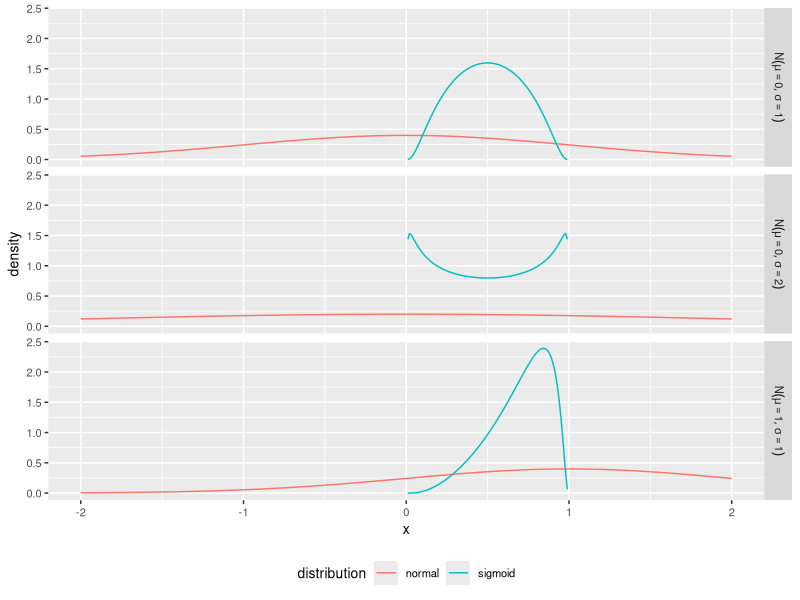

The R script that drew this image:

library(ggplot2)

sigmoid = function (x) {
  return(1/(1 + exp(-x)))
}

sigmoid.inv = function (y) {
  return(-log(1/y - 1))
}

sigmoid.inv.diff = function (y) {
  return(-1/(y*(y - 1)))
}

sigmoid.dist = function (y, mean, sd) {
  return (dnorm(sigmoid.inv(y), mean=mean, sd=sd) * sigmoid.inv.diff(y))
}

settings = data.frame(mu=c(0, 1, 0), mean=c(1, 1, 2))

dat = data.frame(x=c(), density=c(), labels=c(), name=c())
each.row = function (row) {
  label = paste0('N(mu == ', row[1] ,', sigma == ', row[2] ,')')
  dat <<- rbind(dat, data.frame(
    x=seq(-2, 2, 0.01),
    density=dnorm(seq(-2, 2, 0.01), mean=row[1], sd=row[2]),
    label=label,
    distribution='normal'
  ))
  dat <<- rbind(dat, data.frame(
    x=seq(0, 1, 0.01),
    density=sigmoid.dist(seq(0, 1, 0.01), mean=row[1], sd=row[2]),
    label=label,
    distribution='sigmoid'
  ))
}

apply(settings, 1, each.row)

p = ggplot(dat, aes(x))
p = p + geom_line(aes(y = density, colour=distribution))
p = p + facet_grid(label ~ ., labeller=label_parsed)
p = p + theme(legend.position="bottom",
              text=element_text(size=10))

ggsave("../report/graphics/theory/batch-norm-activation-distribution.pdf", p, width=12.96703, height=10, units="cm")
